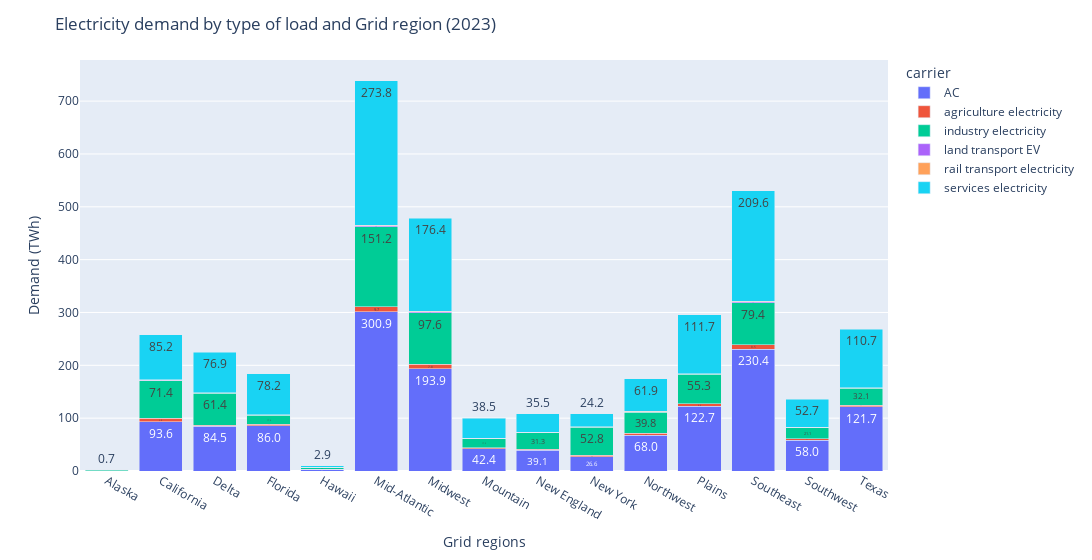
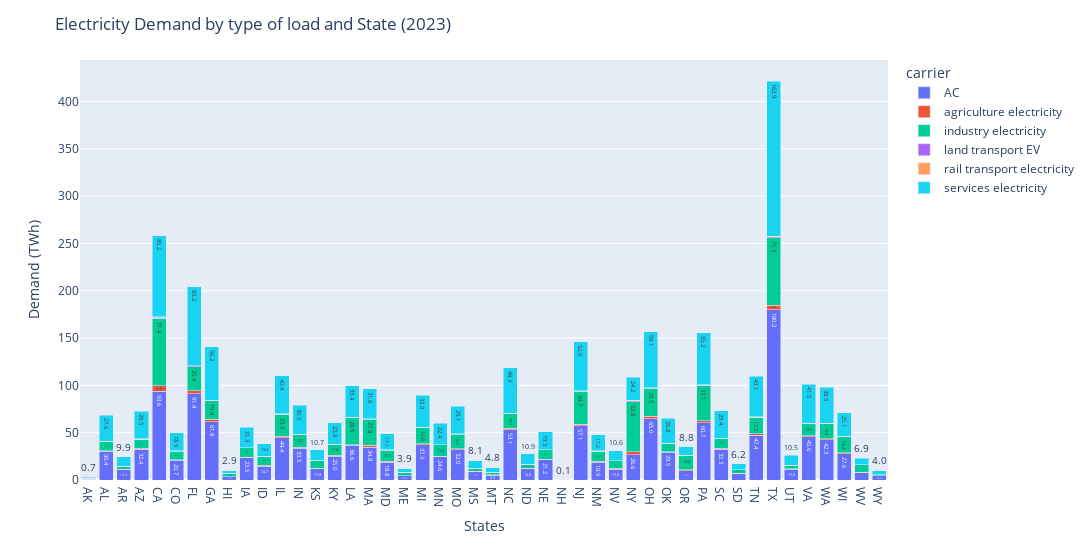

Notebook cell for these charts, in order:
### Code cell
fig1 = px.bar(base_demand_grid_region, barmode='stack', text_auto='.1f')
fig1.update_layout(width=1100, yaxis_title='Demand (TWh)', xaxis_title='Grid regions', title='Electricity demand by type of load and Grid region (2023)')
fig1.show()

fig1 = px.bar(base_demand_state, barmode='stack', text_auto='.1f')
fig1.update_layout(width=3000, yaxis_title='Demand (TWh)', xaxis_title='States', title='Electricity Demand by type of load and State (2023)')
fig1.show()

### Figure 1 — Plotly figure (JSON) as saved in the notebook; plotly's stock layout.template omitted (floating-point values rounded to 4 significant figures)
{"data": [{"hovertemplate": "carrier=AC<br>region=%{x}<br>value=%{y}<extra></extra>", "legendgroup": "AC", "marker": {"color": "#636efa", "pattern": {"shape": ""}}, "name": "AC", "orientation": "v", "showlegend": true, "textposition": "auto", "texttemplate": "%{y:.1f}", "type": "bar", "x": ["Alaska", "California", "Delta", "Florida", "Hawaii", "Mid-Atlantic", "Midwest", "Mountain", "New England", "New York", "Northwest", "Plains", "Southeast", "Southwest", "Texas"], "xaxis": "x", "y": [0.79, 93.62, 84.53, 85.99, 3.21, 300.9, 193.9, 42.36, 39.07, 26.61, 67.98, 122.7, 230.4, 57.98, 121.7], "yaxis": "y"}, {"hovertemplate": "carrier=agriculture electricity<br>region=%{x}<br>value=%{y}<extra></extra>", "legendgroup": "agriculture electricity", "marker": {"color": "#EF553B", "pattern": {"shape": ""}}, "name": "agriculture electricity", "orientation": "v", "showlegend": true, "textposition": "auto", "texttemplate": "%{y:.1f}", "type": "bar", "x": ["Alaska", "California", "Delta", "Florida", "Hawaii", "Mid-Atlantic", "Midwest", "Mountain", "New England", "New York", "Northwest", "Plains", "Southeast", "Southwest", "Texas"], "xaxis": "x", "y": [0.06, 5.79, 1.6, 2.16, 0.25, 9.74, 7.75, 1.54, 2.11, 3.49, 3.82, 4.63, 8.52, 2.69, 3.19], "yaxis": "y"}, {"hovertemplate": "carrier=industry electricity<br>region=%{x}<br>value=%{y}<extra></extra>", "legendgroup": "industry electricity", "marker": {"color": "#00cc96", "pattern": {"shape": ""}}, "name": "industry electricity", "orientation": "v", "showlegend": true, "textposition": "auto", "texttemplate": "%{y:.1f}", "type": "bar", "x": ["Alaska", "California", "Delta", "Florida", "Hawaii", "Mid-Atlantic", "Midwest", "Mountain", "New England", "New York", "Northwest", "Plains", "Southeast", "Southwest", "Texas"], "xaxis": "x", "y": [1.1, 71.41, 61.37, 17.36, 3.36, 151.2, 97.61, 17.26, 31.34, 52.82, 39.8, 55.33, 79.41, 21.06, 32.08], "yaxis": "y"}, {"hovertemplate": "carrier=land transport EV<br>region=%{x}<br>value=%{y}<extra></extra>", "legendgroup": "land transport EV", "marker": {"color": "#ab63fa", "pattern": {"shape": ""}}, "name": "land transport EV", "orientation": "v", "showlegend": true, "textposition": "auto", "texttemplate": "%{y:.1f}", "type": "bar", "x": ["Alaska", "California", "Delta", "Florida", "Hawaii", "Mid-Atlantic", "Midwest", "Mountain", "New England", "New York", "Northwest", "Plains", "Southeast", "Southwest", "Texas"], "xaxis": "x", "y": [0.02, 1.37, 0.37, 0.49, 0.06, 2.33, 1.9, 0.38, 0.52, 0.86, 0.92, 1.12, 1.97, 0.63, 0.73], "yaxis": "y"}, {"hovertemplate": "carrier=rail transport electricity<br>region=%{x}<br>value=%{y}<extra></extra>", "legendgroup": "rail transport electricity", "marker": {"color": "#FFA15A", "pattern": {"shape": ""}}, "name": "rail transport electricity", "orientation": "v", "showlegend": true, "textposition": "auto", "texttemplate": "%{y:.1f}", "type": "bar", "x": ["Alaska", "California", "Delta", "Florida", "Hawaii", "Mid-Atlantic", "Midwest", "Mountain", "New England", "New York", "Northwest", "Plains", "Southeast", "Southwest", "Texas"], "xaxis": "x", "y": [0.01, 0.56, 0.15, 0.21, 0.02, 0.95, 0.75, 0.15, 0.21, 0.34, 0.37, 0.44, 0.82, 0.27, 0.31], "yaxis": "y"}, {"hovertemplate": "carrier=services electricity<br>region=%{x}<br>value=%{y}<extra></extra>", "legendgroup": "services electricity", "marker": {"color": "#19d3f3", "pattern": {"shape": ""}}, "name": "services electricity", "orientation": "v", "showlegend": true, "textposition": "auto", "texttemplate": "%{y:.1f}", "type": "bar", "x": ["Alaska", "California", "Delta", "Florida", "Hawaii", "Mid-Atlantic", "Midwest", "Mountain", "New England", "New York", "Northwest", "Plains", "Southeast", "Southwest", "Texas"], "xaxis": "x", "y": [0.71, 85.18, 76.92, 78.24, 2.92, 273.8, 176.4, 38.53, 35.54, 24.21, 61.86, 111.7, 209.6, 52.74, 110.7], "yaxis": "y"}], "layout": {"barmode": "stack", "legend": {"title": {"text": "carrier"}, "tracegroupgap": 0}, "margin": {"t": 60}, "title": {"text": "Electricity demand by type of load and Grid region (2023)"}, "width": 1100, "xaxis": {"anchor": "y", "domain": [0, 1], "title": {"text": "Grid regions"}}, "yaxis": {"anchor": "x", "domain": [0, 1], "title": {"text": "Demand (TWh)"}}}}

### Figure 2 — Plotly figure (JSON) as saved in the notebook; plotly's stock layout.template omitted (floating-point values rounded to 4 significant figures)
{"data": [{"hovertemplate": "carrier=AC<br>region=%{x}<br>value=%{y}<extra></extra>", "legendgroup": "AC", "marker": {"color": "#636efa", "pattern": {"shape": ""}}, "name": "AC", "orientation": "v", "showlegend": true, "textposition": "auto", "texttemplate": "%{y:.1f}", "type": "bar", "x": ["AK", "AL", "AR", "AZ", "CA", "CO", "FL", "GA", "HI", "IA", "ID", "IL", "IN", "KS", "KY", "LA", "MA", "MD", "ME", "MI", "MN", "MO", "MS", "MT", "NC", "ND", "NE", "NH", "NJ", "NM", "NV", "NY", "OH", "OK", "OR", "PA", "SC", "SD", "TN", "TX", "UT", "VA", "WA", "WI", "WV", "WY"], "xaxis": "x", "y": [0.79, 30.35, 10.88, 32.41, 93.62, 20.72, 91.39, 61.79, 3.21, 23.47, 14.73, 44.41, 33.54, 11.78, 25.03, 36.65, 34.75, 18.81, 4.32, 37.28, 24.56, 31.99, 8.91, 5.27, 53.12, 11.97, 21.18, 0.0, 57.11, 18.94, 11.61, 26.61, 64.98, 29.51, 9.63, 60.67, 32.27, 6.83, 47.44, 180.2, 11.58, 45.57, 42.3, 27.56, 7.57, 4.45], "yaxis": "y"}, {"hovertemplate": "carrier=agriculture electricity<br>region=%{x}<br>value=%{y}<extra></extra>", "legendgroup": "agriculture electricity", "marker": {"color": "#EF553B", "pattern": {"shape": ""}}, "name": "agriculture electricity", "orientation": "v", "showlegend": true, "textposition": "auto", "texttemplate": "%{y:.1f}", "type": "bar", "x": ["AK", "AL", "AR", "AZ", "CA", "CO", "FL", "GA", "HI", "IA", "ID", "IL", "IN", "KS", "KY", "LA", "MA", "MD", "ME", "MI", "MN", "MO", "MS", "MT", "NC", "ND", "NE", "NH", "NJ", "NM", "NV", "NY", "OH", "OK", "OR", "PA", "SC", "SD", "TN", "TX", "UT", "VA", "WA", "WI", "WV", "WY"], "xaxis": "x", "y": [0.06, 0.68, 0.25, 1.34, 5.79, 0.88, 3.14, 2.43, 0.25, 0.8, 1.1, 1.57, 1.14, 0.57, 0.99, 0.72, 1.83, 0.92, 0.28, 1.28, 0.79, 1.17, 0.25, 0.18, 1.68, 0.3, 0.78, 0.0, 1.91, 1.1, 0.93, 3.49, 2.32, 0.55, 1.45, 2.09, 1.21, 0.29, 1.54, 4.75, 0.38, 1.02, 1.2, 1.46, 0.42, 0.06], "yaxis": "y"}, {"hovertemplate": "carrier=industry electricity<br>region=%{x}<br>value=%{y}<extra></extra>", "legendgroup": "industry electricity", "marker": {"color": "#00cc96", "pattern": {"shape": ""}}, "name": "industry electricity", "orientation": "v", "showlegend": true, "textposition": "auto", "texttemplate": "%{y:.1f}", "type": "bar", "x": ["AK", "AL", "AR", "AZ", "CA", "CO", "FL", "GA", "HI", "IA", "ID", "IL", "IN", "KS", "KY", "LA", "MA", "MD", "ME", "MI", "MN", "MO", "MS", "MT", "NC", "ND", "NE", "NH", "NJ", "NM", "NV", "NY", "OH", "OK", "OR", "PA", "SC", "SD", "TN", "TX", "UT", "VA", "WA", "WI", "WV", "WY"], "xaxis": "x", "y": [1.1, 9.58, 3.28, 9.18, 71.41, 9.04, 25.4, 19.37, 3.36, 9.76, 8.85, 23.29, 13.29, 8.45, 11.64, 28.53, 27.75, 11.84, 3.52, 16.78, 11.76, 15.17, 2.94, 2.71, 15.05, 4.27, 9.76, 0.07, 34.69, 10.32, 7.61, 52.82, 29.47, 8.43, 14.57, 37.12, 10.18, 3.53, 17.19, 71.26, 3.44, 13.04, 15.82, 16.45, 8.19, 1.25], "yaxis": "y"}, {"hovertemplate": "carrier=land transport EV<br>region=%{x}<br>value=%{y}<extra></extra>", "legendgroup": "land transport EV", "marker": {"color": "#ab63fa", "pattern": {"shape": ""}}, "name": "land transport EV", "orientation": "v", "showlegend": true, "textposition": "auto", "texttemplate": "%{y:.1f}", "type": "bar", "x": ["AK", "AL", "AR", "AZ", "CA", "CO", "FL", "GA", "HI", "IA", "ID", "IL", "IN", "KS", "KY", "LA", "MA", "MD", "ME", "MI", "MN", "MO", "MS", "MT", "NC", "ND", "NE", "NH", "NJ", "NM", "NV", "NY", "OH", "OK", "OR", "PA", "SC", "SD", "TN", "TX", "UT", "VA", "WA", "WI", "WV", "WY"], "xaxis": "x", "y": [0.02, 0.16, 0.06, 0.31, 1.37, 0.22, 0.71, 0.55, 0.06, 0.19, 0.26, 0.38, 0.28, 0.14, 0.23, 0.16, 0.45, 0.22, 0.07, 0.31, 0.2, 0.29, 0.06, 0.05, 0.4, 0.07, 0.19, 0.0, 0.46, 0.26, 0.22, 0.86, 0.56, 0.13, 0.35, 0.5, 0.28, 0.08, 0.36, 1.1, 0.09, 0.24, 0.29, 0.37, 0.1, 0.01], "yaxis": "y"}, {"hovertemplate": "carrier=rail transport electricity<br>region=%{x}<br>value=%{y}<extra></extra>", "legendgroup": "rail transport electricity", "marker": {"color": "#FFA15A", "pattern": {"shape": ""}}, "name": "rail transport electricity", "orientation": "v", "showlegend": true, "textposition": "auto", "texttemplate": "%{y:.1f}", "type": "bar", "x": ["AK", "AL", "AR", "AZ", "CA", "CO", "FL", "GA", "HI", "IA", "ID", "IL", "IN", "KS", "KY", "LA", "MA", "MD", "ME", "MI", "MN", "MO", "MS", "MT", "NC", "ND", "NE", "NH", "NJ", "NM", "NV", "NY", "OH", "OK", "OR", "PA", "SC", "SD", "TN", "TX", "UT", "VA", "WA", "WI", "WV", "WY"], "xaxis": "x", "y": [0.01, 0.07, 0.02, 0.14, 0.56, 0.08, 0.3, 0.23, 0.02, 0.08, 0.1, 0.15, 0.11, 0.05, 0.09, 0.07, 0.18, 0.09, 0.03, 0.12, 0.08, 0.11, 0.02, 0.02, 0.16, 0.04, 0.07, 0.0, 0.19, 0.11, 0.09, 0.34, 0.23, 0.05, 0.14, 0.2, 0.12, 0.03, 0.15, 0.46, 0.04, 0.1, 0.12, 0.14, 0.04, 0.01], "yaxis": "y"}, {"hovertemplate": "carrier=services electricity<br>region=%{x}<br>value=%{y}<extra></extra>", "legendgroup": "services electricity", "marker": {"color": "#19d3f3", "pattern": {"shape": ""}}, "name": "services electricity", "orientation": "v", "showlegend": true, "textposition": "auto", "texttemplate": "%{y:.1f}", "type": "bar", "x": ["AK", "AL", "AR", "AZ", "CA", "CO", "FL", "GA", "HI", "IA", "ID", "IL", "IN", "KS", "KY", "LA", "MA", "MD", "ME", "MI", "MN", "MO", "MS", "MT", "NC", "ND", "NE", "NH", "NJ", "NM", "NV", "NY", "OH", "OK", "OR", "PA", "SC", "SD", "TN", "TX", "UT", "VA", "WA", "WI", "WV", "WY"], "xaxis": "x", "y": [0.71, 27.61, 9.9, 29.48, 85.18, 18.85, 83.15, 56.22, 2.92, 21.35, 13.4, 40.4, 30.51, 10.72, 22.77, 33.35, 31.61, 17.11, 3.93, 33.92, 22.35, 29.11, 8.11, 4.79, 48.32, 10.9, 19.27, 0.0, 51.96, 17.23, 10.56, 24.21, 59.12, 26.84, 8.76, 55.19, 29.36, 6.22, 43.15, 163.9, 10.54, 41.45, 38.5, 25.07, 6.89, 4.04], "yaxis": "y"}], "layout": {"barmode": "stack", "legend": {"title": {"text": "carrier"}, "tracegroupgap": 0}, "margin": {"t": 60}, "title": {"text": "Electricity Demand by type of load and State (2023)"}, "width": 3000, "xaxis": {"anchor": "y", "domain": [0, 1], "title": {"text": "States"}}, "yaxis": {"anchor": "x", "domain": [0, 1], "title": {"text": "Demand (TWh)"}}}}
